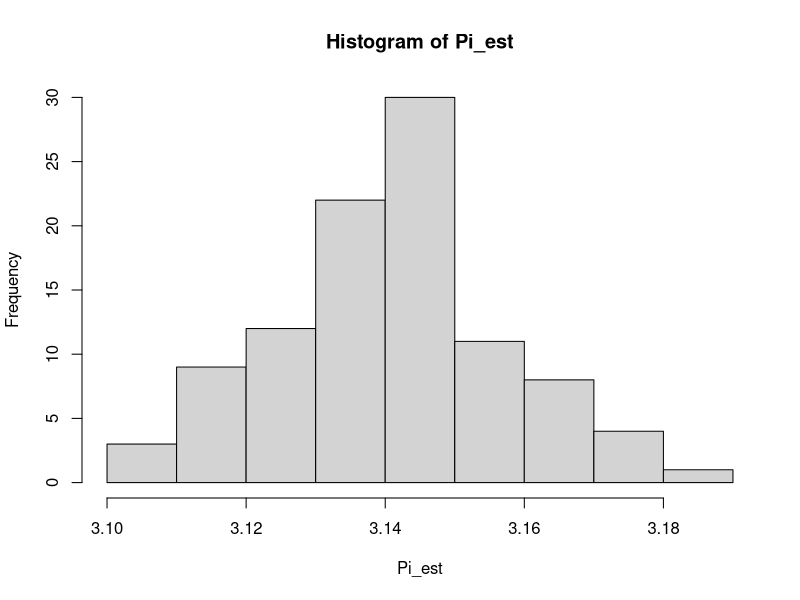
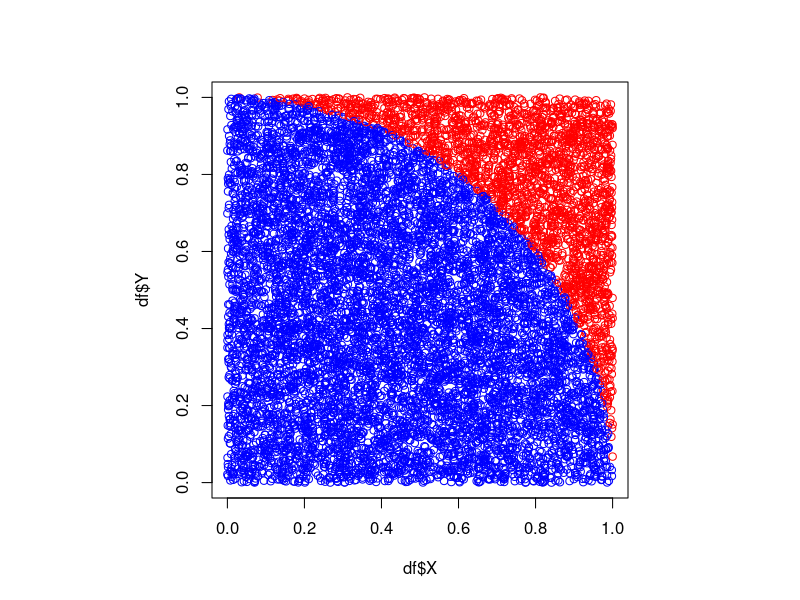

These figures' R source, in order:

# set the number of runs
Nrun <- 100

#clear any previous values in Pi_est
Pi_est <- c(0)
Pi_est <- Pi_est[0] 

for (i in 1:Nrun) {

  options(digits=10) #increase decimal places
  en <- 10000 #number of iterations per run
  X <- runif(en, 0, 1)
  Y <- runif(en, 0, 1)
  R = sqrt(X^2 + Y^2)
  
  # make a dataframe to hold the pairs of X, Y and the magnitude length R
  df <- data.frame(cbind(X, Y, R))
  
  # remove any duplicates
  df <- unique(df)
  
  # P represents the points within area of the quarter circle
  P = sum(df$R<=1)
  
  # P/en gives the area of the quarter circle
  # 4*P/en gives an estimate of Pi
  # Pi_est is a vector containing all the estimates of pi
  Pi_est <- c(Pi_est, 4*P/nrow(df))
  
}


summary(Pi_est, digits=20)
hist(Pi_est)


df$gp <- "Red"
df$gp[df$R<=1] <- "Blue"

# Plot the points on a square plot
par(pty="s")
plot(df$X, df$Y, col=df$gp)



